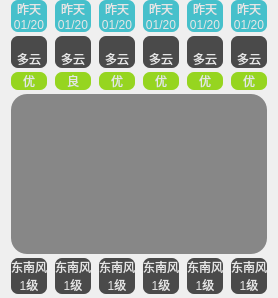
     <widget class="QWidget" name="widget04" native="true">
      <layout class="QVBoxLayout" name="verticalLayout_6">
       <property name="spacing">
        <number>0</number>
       </property>
       <property name="topMargin">
        <number>0</number>
       </property>
       <property name="bottomMargin">
        <number>4</number>
       </property>
       <item>
        <widget class="QWidget" name="widget0401" native="true">
         <property name="maximumSize">
          <size>
           <width>16777215</width>
           <height>50</height>
          </size>
         </property>
         <layout class="QGridLayout" name="gridLayout_3">
          <property name="leftMargin">
           <number>0</number>
          </property>
          <property name="topMargin">
           <number>0</number>
          </property>
          <property name="rightMargin">
           <number>0</number>
          </property>
          <property name="bottomMargin">
           <number>4</number>
          </property>
          <property name="horizontalSpacing">
           <number>8</number>
          </property>
          <property name="verticalSpacing">
           <number>0</number>
          </property>
          <item row="0" column="0">
           <widget class="QLabel" name="labelday0">
            <property name="styleSheet">
             <string notr="true">color: rgb(230, 230, 230);
background-color: rgb(70, 192, 203);
border-radius: 7px;
border-bottom-right-radius:0px;
border-bottom-left-radius:0px;</string>
            </property>
            <property name="text">
             <string>昨天</string>
            </property>
            <property name="alignment">
             <set>Qt::AlignBottom|Qt::AlignHCenter</set>
            </property>
           </widget>
          </item>
          <item row="0" column="1">
           <widget class="QLabel" name="labelday1">
            <property name="styleSheet">
             <string notr="true">color: rgb(230, 230, 230);
background-color: rgb(70, 192, 203);

border-radius: 7px;
border-bottom-right-radius:0px;
border-bottom-left-radius:0px;</string>
            </property>
            <property name="text">
             <string>昨天</string>
            </property>
            <property name="alignment">
             <set>Qt::AlignBottom|Qt::AlignHCenter</set>
            </property>
           </widget>
          </item>
          <item row="0" column="2">
           <widget class="QLabel" name="labelday2">
            <property name="styleSheet">
             <string notr="true">color: rgb(230, 230, 230);
background-color: rgb(70, 192, 203);

border-radius: 7px;
border-bottom-right-radius:0px;
border-bottom-left-radius:0px;</string>
            </property>
            <property name="text">
             <string>昨天</string>
            </property>
            <property name="alignment">
             <set>Qt::AlignBottom|Qt::AlignHCenter</set>
            </property>
           </widget>
          </item>
          <item row="0" column="3">
           <widget class="QLabel" name="labelday3">
            <property name="styleSheet">
             <string notr="true">color: rgb(230, 230, 230);
background-color: rgb(70, 192, 203);

border-radius: 7px;
border-bottom-right-radius:0px;
border-bottom-left-radius:0px;</string>
            </property>
            <property name="text">
             <string>昨天</string>
            </property>
            <property name="alignment">
             <set>Qt::AlignBottom|Qt::AlignHCenter</set>
            </property>
           </widget>
          </item>
          <item row="0" column="4">
           <widget class="QLabel" name="labelday4">
            <property name="styleSheet">
             <string notr="true">color: rgb(230, 230, 230);
background-color: rgb(70, 192, 203);

border-radius: 7px;
border-bottom-right-radius:0px;
border-bottom-left-radius:0px;</string>
            </property>
            <property name="text">
             <string>昨天</string>
            </property>
            <property name="alignment">
             <set>Qt::AlignBottom|Qt::AlignHCenter</set>
            </property>
           </widget>
          </item>
          <item row="0" column="5">
           <widget class="QLabel" name="labelday5">
            <property name="styleSheet">
             <string notr="true">color: rgb(230, 230, 230);
background-color: rgb(70, 192, 203);

border-radius: 7px;
border-bottom-right-radius:0px;
border-bottom-left-radius:0px;</string>
            </property>
            <property name="text">
             <string>昨天</string>
            </property>
            <property name="alignment">
             <set>Qt::AlignBottom|Qt::AlignHCenter</set>
            </property>
           </widget>
          </item>
          <item row="1" column="0">
           <widget class="QLabel" name="labelDate0">
            <property name="styleSheet">
             <string notr="true">color: rgb(230, 230, 230);
background-color: rgb(70, 192, 203);

border-radius: 7px;
border-top-left-radius:0px;
border-top-right-radius:0px;</string>
            </property>
            <property name="text">
             <string>01/20</string>
            </property>
            <property name="alignment">
             <set>Qt::AlignCenter</set>
            </property>
           </widget>
          </item>
          <item row="1" column="1">
           <widget class="QLabel" name="labelDate1">
            <property name="styleSheet">
             <string notr="true">color: rgb(230, 230, 230);
background-color: rgb(70, 192, 203);

border-radius: 7px;
border-top-left-radius:0px;
border-top-right-radius:0px;</string>
            </property>
            <property name="text">
             <string>01/20</string>
            </property>
            <property name="alignment">
             <set>Qt::AlignCenter</set>
            </property>
           </widget>
          </item>
          <item row="1" column="2">
           <widget class="QLabel" name="labelDate2">
            <property name="styleSheet">
             <string notr="true">color: rgb(230, 230, 230);
background-color: rgb(70, 192, 203);

border-radius: 7px;
border-top-left-radius:0px;
border-top-right-radius:0px;</string>
            </property>
            <property name="text">
             <string>01/20</string>
            </property>
            <property name="alignment">
             <set>Qt::AlignCenter</set>
            </property>
           </widget>
          </item>
          <item row="1" column="3">
           <widget class="QLabel" name="labelDate3">
            <property name="styleSheet">
             <string notr="true">color: rgb(230, 230, 230);
background-color: rgb(70, 192, 203);

border-radius: 7px;
border-top-left-radius:0px;
border-top-right-radius:0px;</string>
            </property>
            <property name="text">
             <string>01/20</string>
            </property>
            <property name="alignment">
             <set>Qt::AlignCenter</set>
            </property>
           </widget>
          </item>
          <item row="1" column="4">
           <widget class="QLabel" name="labelDate4">
            <property name="styleSheet">
             <string notr="true">color: rgb(230, 230, 230);
background-color: rgb(70, 192, 203);

border-radius: 7px;
border-top-left-radius:0px;
border-top-right-radius:0px;</string>
            </property>
            <property name="text">
             <string>01/20</string>
            </property>
            <property name="alignment">
             <set>Qt::AlignCenter</set>
            </property>
           </widget>
          </item>
          <item row="1" column="5">
           <widget class="QLabel" name="labelDate5">
            <property name="styleSheet">
             <string notr="true">color: rgb(230, 230, 230);
background-color: rgb(70, 192, 203);

border-radius: 7px;
border-top-left-radius:0px;
border-top-right-radius:0px;</string>
            </property>
            <property name="text">
             <string>01/20</string>
            </property>
            <property name="alignment">
             <set>Qt::AlignCenter</set>
            </property>
           </widget>
          </item>
         </layout>
        </widget>
       </item>
       <item>
        <widget class="QWidget" name="widget0402" native="true">
         <property name="maximumSize">
          <size>
           <width>16777215</width>
           <height>60</height>
          </size>
         </property>
         <layout class="QGridLayout" name="gridLayout_4">
          <property name="leftMargin">
           <number>0</number>
          </property>
          <property name="topMargin">
           <number>0</number>
          </property>
          <property name="rightMargin">
           <number>0</number>
          </property>
          <property name="bottomMargin">
           <number>4</number>
          </property>
          <property name="horizontalSpacing">
           <number>8</number>
          </property>
          <property name="verticalSpacing">
           <number>0</number>
          </property>
          <item row="1" column="4">
           <widget class="QLabel" name="lbweatherTypeDate4">
            <property name="styleSheet">
             <string notr="true">color: rgb(230, 230, 230);
background-color: rgb(74, 74, 74);
border-radius: 7px;
border-top-left-radius:0px;
border-top-right-radius:0px;</string>
            </property>
            <property name="text">
             <string>多云</string>
            </property>
            <property name="alignment">
             <set>Qt::AlignCenter</set>
            </property>
           </widget>
          </item>
          <item row="1" column="5">
           <widget class="QLabel" name="lbweatherTypeDate5">
            <property name="styleSheet">
             <string notr="true">color: rgb(230, 230, 230);
background-color: rgb(74, 74, 74);
border-radius: 7px;
border-top-left-radius:0px;
border-top-right-radius:0px;</string>
            </property>
            <property name="text">
             <string>多云</string>
            </property>
            <property name="alignment">
             <set>Qt::AlignCenter</set>
            </property>
           </widget>
          </item>
          <item row="0" column="1">
           <widget class="QLabel" name="labelWeaterIcon1">
            <property name="styleSheet">
             <string notr="true">color: rgb(230, 230, 230);
background-color: rgb(74, 74, 74);
border-radius: 7px;
border-bottom-right-radius:0px;
border-bottom-left-radius:0px;</string>
            </property>
            <property name="text">
             <string/>
            </property>
            <property name="pixmap">
             <pixmap>:/res/type/DuoYun.png</pixmap>
            </property>
            <property name="scaledContents">
             <bool>false</bool>
            </property>
            <property name="alignment">
             <set>Qt::AlignCenter</set>
            </property>
           </widget>
          </item>
          <item row="0" column="5">
           <widget class="QLabel" name="labelWeaterIcon5">
            <property name="styleSheet">
             <string notr="true">color: rgb(230, 230, 230);
background-color: rgb(74, 74, 74);
border-radius: 7px;
border-bottom-right-radius:0px;
border-bottom-left-radius:0px;</string>
            </property>
            <property name="text">
             <string/>
            </property>
            <property name="pixmap">
             <pixmap>:/res/type/DuoYun.png</pixmap>
            </property>
            <property name="scaledContents">
             <bool>false</bool>
            </property>
            <property name="alignment">
             <set>Qt::AlignCenter</set>
            </property>
           </widget>
          </item>
          <item row="0" column="0">
           <widget class="QLabel" name="labelWeaterIcon0">
            <property name="styleSheet">
             <string notr="true">color: rgb(230, 230, 230);
background-color: rgb(74, 74, 74);
border-radius: 7px;
border-bottom-right-radius:0px;
border-bottom-left-radius:0px;</string>
            </property>
            <property name="text">
             <string/>
            </property>
            <property name="pixmap">
             <pixmap>:/res/type/DuoYun.png</pixmap>
            </property>
            <property name="scaledContents">
             <bool>false</bool>
            </property>
            <property name="alignment">
             <set>Qt::AlignCenter</set>
            </property>
           </widget>
          </item>
          <item row="1" column="3">
           <widget class="QLabel" name="lbweatherTypeDate3">
            <property name="styleSheet">
             <string notr="true">color: rgb(230, 230, 230);
background-color: rgb(74, 74, 74);
border-radius: 7px;
border-top-left-radius:0px;
border-top-right-radius:0px;</string>
            </property>
            <property name="text">
             <string>多云</string>
            </property>
            <property name="alignment">
             <set>Qt::AlignCenter</set>
            </property>
           </widget>
          </item>
          <item row="0" column="4">
           <widget class="QLabel" name="labelWeaterIcon4">
            <property name="styleSheet">
             <string notr="true">color: rgb(230, 230, 230);
background-color: rgb(74, 74, 74);
border-radius: 7px;
border-bottom-right-radius:0px;
border-bottom-left-radius:0px;</string>
            </property>
            <property name="text">
             <string/>
            </property>
            <property name="pixmap">
             <pixmap>:/res/type/DuoYun.png</pixmap>
            </property>
            <property name="scaledContents">
             <bool>false</bool>
            </property>
            <property name="alignment">
             <set>Qt::AlignCenter</set>
            </property>
           </widget>
          </item>
          <item row="1" column="1">
           <widget class="QLabel" name="lbweatherTypeDate1">
            <property name="styleSheet">
             <string notr="true">color: rgb(230, 230, 230);
background-color: rgb(74, 74, 74);
border-radius: 7px;
border-top-left-radius:0px;
border-top-right-radius:0px;</string>
            </property>
            <property name="text">
             <string>多云</string>
            </property>
            <property name="alignment">
             <set>Qt::AlignCenter</set>
            </property>
           </widget>
          </item>
          <item row="0" column="3">
           <widget class="QLabel" name="labelWeaterIcon3">
            <property name="styleSheet">
             <string notr="true">color: rgb(230, 230, 230);
background-color: rgb(74, 74, 74);
border-radius: 7px;
border-bottom-right-radius:0px;
border-bottom-left-radius:0px;</string>
            </property>
            <property name="text">
             <string/>
            </property>
            <property name="pixmap">
             <pixmap>:/res/type/DuoYun.png</pixmap>
            </property>
            <property name="scaledContents">
             <bool>false</bool>
            </property>
            <property name="alignment">
             <set>Qt::AlignCenter</set>
            </property>
           </widget>
          </item>
          <item row="1" column="2">
           <widget class="QLabel" name="lbweatherTypeDate2">
            <property name="styleSheet">
             <string notr="true">color: rgb(230, 230, 230);
background-color: rgb(74, 74, 74);
border-radius: 7px;
border-top-left-radius:0px;
border-top-right-radius:0px;</string>
            </property>
            <property name="text">
             <string>多云</string>
            </property>
            <property name="alignment">
             <set>Qt::AlignCenter</set>
            </property>
           </widget>
          </item>
          <item row="0" column="2">
           <widget class="QLabel" name="labelWeaterIcon2">
            <property name="styleSheet">
             <string notr="true">color: rgb(230, 230, 230);
background-color: rgb(74, 74, 74);
border-radius: 7px;
border-bottom-right-radius:0px;
border-bottom-left-radius:0px;</string>
            </property>
            <property name="text">
             <string/>
            </property>
            <property name="pixmap">
             <pixmap>:/res/type/DuoYun.png</pixmap>
            </property>
            <property name="scaledContents">
             <bool>false</bool>
            </property>
            <property name="alignment">
             <set>Qt::AlignCenter</set>
            </property>
           </widget>
          </item>
          <item row="1" column="0">
           <widget class="QLabel" name="lbweatherTypeDate0">
            <property name="styleSheet">
             <string notr="true">color: rgb(230, 230, 230);
background-color: rgb(74, 74, 74);
border-radius: 7px;
border-top-left-radius:0px;
border-top-right-radius:0px;</string>
            </property>
            <property name="text">
             <string>多云</string>
            </property>
            <property name="alignment">
             <set>Qt::AlignCenter</set>
            </property>
           </widget>
          </item>
         </layout>
        </widget>
       </item>
       <item>
        <widget class="QWidget" name="widget0403" native="true">
         <property name="maximumSize">
          <size>
           <width>16777215</width>
           <height>40</height>
          </size>
         </property>
         <layout class="QHBoxLayout" name="horizontalLayout_7">
          <property name="spacing">
           <number>8</number>
          </property>
          <property name="leftMargin">
           <number>0</number>
          </property>
          <property name="topMargin">
           <number>0</number>
          </property>
          <property name="rightMargin">
           <number>0</number>
          </property>
          <property name="bottomMargin">
           <number>4</number>
          </property>
          <item>
           <widget class="QLabel" name="labelairq0">
            <property name="styleSheet">
             <string notr="true">color: rgb(230, 230, 230);
background-color: rgb(150, 213, 32);
border-radius: 7px;</string>
            </property>
            <property name="text">
             <string>优</string>
            </property>
            <property name="alignment">
             <set>Qt::AlignCenter</set>
            </property>
           </widget>
          </item>
          <item>
           <widget class="QLabel" name="labelairq1">
            <property name="styleSheet">
             <string notr="true">color: rgb(230, 230, 230);
background-color: rgb(150, 213, 32);

border-radius: 7px;</string>
            </property>
            <property name="text">
             <string>良</string>
            </property>
            <property name="alignment">
             <set>Qt::AlignCenter</set>
            </property>
           </widget>
          </item>
          <item>
           <widget class="QLabel" name="labelairq2">
            <property name="styleSheet">
             <string notr="true">color: rgb(230, 230, 230);
background-color: rgb(150, 213, 32);
border-radius: 7px;</string>
            </property>
            <property name="text">
             <string>优</string>
            </property>
            <property name="alignment">
             <set>Qt::AlignCenter</set>
            </property>
           </widget>
          </item>
          <item>
           <widget class="QLabel" name="labelairq3">
            <property name="styleSheet">
             <string notr="true">color: rgb(230, 230, 230);
background-color: rgb(150, 213, 32);
border-radius: 7px;</string>
            </property>
            <property name="text">
             <string>优</string>
            </property>
            <property name="alignment">
             <set>Qt::AlignCenter</set>
            </property>
           </widget>
          </item>
          <item>
           <widget class="QLabel" name="labelairq4">
            <property name="styleSheet">
             <string notr="true">color: rgb(230, 230, 230);
background-color: rgb(150, 213, 32);
border-radius: 7px;</string>
            </property>
            <property name="text">
             <string>优</string>
            </property>
            <property name="alignment">
             <set>Qt::AlignCenter</set>
            </property>
           </widget>
          </item>
          <item>
           <widget class="QLabel" name="labelairq5">
            <property name="styleSheet">
             <string notr="true">color: rgb(230, 230, 230);
background-color: rgb(150, 213, 32);
border-radius: 7px;</string>
            </property>
            <property name="text">
             <string>优</string>
            </property>
            <property name="alignment">
             <set>Qt::AlignCenter</set>
            </property>
           </widget>
          </item>
         </layout>
        </widget>
       </item>
       <item>
        <layout class="QGridLayout" name="gridLayout_6">
         <property name="spacing">
          <number>0</number>
         </property>
         <item row="0" column="0">
          <widget class="QWidget" name="widget0404" native="true">
           <property name="minimumSize">
            <size>
             <width>0</width>
             <height>80</height>
            </size>
           </property>
           <property name="maximumSize">
            <size>
             <width>16777215</width>
             <height>80</height>
            </size>
           </property>
           <property name="styleSheet">
            <string notr="true">
background-color: rgb(135, 135, 135);
border-radius: 16px;
border-bottom-right-radius:0px;
border-bottom-left-radius:0px;</string>
           </property>
          </widget>
         </item>
         <item row="1" column="0">
          <widget class="QWidget" name="widget0405" native="true">
           <property name="minimumSize">
            <size>
             <width>0</width>
             <height>80</height>
            </size>
           </property>
           <property name="maximumSize">
            <size>
             <width>16777215</width>
             <height>80</height>
            </size>
           </property>
           <property name="styleSheet">
            <string notr="true">background-color: rgb(135, 135, 135);
border-radius: 16px;
border-top-left-radius:0px;
border-top-right-radius:0px;</string>
           </property>
          </widget>
         </item>
        </layout>
       </item>
       <item>
        <widget class="QWidget" name="widget0406" native="true">
         <property name="maximumSize">
          <size>
           <width>16777215</width>
           <height>50</height>
          </size>
         </property>
         <layout class="QGridLayout" name="gridLayout_5">
          <property name="leftMargin">
           <number>0</number>
          </property>
          <property name="topMargin">
           <number>4</number>
          </property>
          <property name="rightMargin">
           <number>0</number>
          </property>
          <property name="bottomMargin">
           <number>0</number>
          </property>
          <property name="horizontalSpacing">
           <number>8</number>
          </property>
          <property name="verticalSpacing">
           <number>0</number>
          </property>
          <item row="1" column="5">
           <widget class="QLabel" name="labelFX5">
            <property name="styleSheet">
             <string notr="true">color: rgb(230, 230, 230);
background-color: rgb(74, 74, 74);
border-radius: 7px;
border-bottom-right-radius:0px;
border-bottom-left-radius:0px;</string>
            </property>
            <property name="text">
             <string>东南风</string>
            </property>
            <property name="scaledContents">
             <bool>false</bool>
            </property>
            <property name="alignment">
             <set>Qt::AlignCenter</set>
            </property>
           </widget>
          </item>
          <item row="1" column="3">
           <widget class="QLabel" name="labelFX3">
            <property name="styleSheet">
             <string notr="true">color: rgb(230, 230, 230);
background-color: rgb(74, 74, 74);
border-radius: 7px;
border-bottom-right-radius:0px;
border-bottom-left-radius:0px;</string>
            </property>
            <property name="text">
             <string>东南风</string>
            </property>
            <property name="scaledContents">
             <bool>false</bool>
            </property>
            <property name="alignment">
             <set>Qt::AlignCenter</set>
            </property>
           </widget>
          </item>
          <item row="2" column="5">
           <widget class="QLabel" name="labelFL5">
            <property name="styleSheet">
             <string notr="true">color: rgb(230, 230, 230);
background-color: rgb(74, 74, 74);
border-radius: 7px;
border-top-left-radius:0px;
border-top-right-radius:0px;</string>
            </property>
            <property name="text">
             <string>1级</string>
            </property>
            <property name="alignment">
             <set>Qt::AlignCenter</set>
            </property>
           </widget>
          </item>
          <item row="1" column="0">
           <widget class="QLabel" name="labelFX0">
            <property name="styleSheet">
             <string notr="true">color: rgb(230, 230, 230);
background-color: rgb(74, 74, 74);
border-radius: 7px;
border-bottom-right-radius:0px;
border-bottom-left-radius:0px;</string>
            </property>
            <property name="text">
             <string>东南风</string>
            </property>
            <property name="scaledContents">
             <bool>false</bool>
            </property>
            <property name="alignment">
             <set>Qt::AlignCenter</set>
            </property>
           </widget>
          </item>
          <item row="1" column="1">
           <widget class="QLabel" name="labelFX1">
            <property name="styleSheet">
             <string notr="true">color: rgb(230, 230, 230);
background-color: rgb(74, 74, 74);
border-radius: 7px;
border-bottom-right-radius:0px;
border-bottom-left-radius:0px;</string>
            </property>
            <property name="text">
             <string>东南风</string>
            </property>
            <property name="scaledContents">
             <bool>false</bool>
            </property>
            <property name="alignment">
             <set>Qt::AlignCenter</set>
            </property>
           </widget>
          </item>
          <item row="1" column="2">
           <widget class="QLabel" name="labelFX2">
            <property name="styleSheet">
             <string notr="true">color: rgb(230, 230, 230);
background-color: rgb(74, 74, 74);
border-radius: 7px;
border-bottom-right-radius:0px;
border-bottom-left-radius:0px;</string>
            </property>
            <property name="text">
             <string>东南风</string>
            </property>
            <property name="scaledContents">
             <bool>false</bool>
            </property>
            <property name="alignment">
             <set>Qt::AlignCenter</set>
            </property>
           </widget>
          </item>
          <item row="2" column="0">
           <widget class="QLabel" name="labelFL0">
            <property name="styleSheet">
             <string notr="true">color: rgb(230, 230, 230);
background-color: rgb(74, 74, 74);
border-radius: 7px;
border-top-left-radius:0px;
border-top-right-radius:0px;</string>
            </property>
            <property name="text">
             <string>1级</string>
            </property>
            <property name="alignment">
             <set>Qt::AlignCenter</set>
            </property>
           </widget>
          </item>
          <item row="2" column="3">
           <widget class="QLabel" name="labelFL3">
            <property name="styleSheet">
             <string notr="true">color: rgb(230, 230, 230);
background-color: rgb(74, 74, 74);
border-radius: 7px;
border-top-left-radius:0px;
border-top-right-radius:0px;</string>
            </property>
            <property name="text">
             <string>1级</string>
            </property>
            <property name="alignment">
             <set>Qt::AlignCenter</set>
            </property>
           </widget>
          </item>
          <item row="2" column="2">
           <widget class="QLabel" name="labelFL2">
            <property name="styleSheet">
             <string notr="true">color: rgb(230, 230, 230);
background-color: rgb(74, 74, 74);
border-radius: 7px;
border-top-left-radius:0px;
border-top-right-radius:0px;</string>
            </property>
            <property name="text">
             <string>1级</string>
            </property>
            <property name="alignment">
             <set>Qt::AlignCenter</set>
            </property>
           </widget>
          </item>
          <item row="2" column="4">
           <widget class="QLabel" name="labelFL4">
            <property name="styleSheet">
             <string notr="true">color: rgb(230, 230, 230);
background-color: rgb(74, 74, 74);
border-radius: 7px;
border-top-left-radius:0px;
border-top-right-radius:0px;</string>
            </property>
            <property name="text">
             <string>1级</string>
            </property>
            <property name="alignment">
             <set>Qt::AlignCenter</set>
            </property>
           </widget>
          </item>
          <item row="1" column="4">
           <widget class="QLabel" name="labelFX4">
            <property name="styleSheet">
             <string notr="true">color: rgb(230, 230, 230);
background-color: rgb(74, 74, 74);
border-radius: 7px;
border-bottom-right-radius:0px;
border-bottom-left-radius:0px;</string>
            </property>
            <property name="text">
             <string>东南风</string>
            </property>
            <property name="scaledContents">
             <bool>false</bool>
            </property>
            <property name="alignment">
             <set>Qt::AlignCenter</set>
            </property>
           </widget>
          </item>
          <item row="2" column="1">
           <widget class="QLabel" name="labelFL1">
            <property name="styleSheet">
             <string notr="true">color: rgb(230, 230, 230);
background-color: rgb(74, 74, 74);
border-radius: 7px;
border-top-left-radius:0px;
border-top-right-radius:0px;</string>
            </property>
            <property name="text">
             <string>1级</string>
            </property>
            <property name="alignment">
             <set>Qt::AlignCenter</set>
            </property>
           </widget>
          </item>
         </layout>
        </widget>
       </item>
      </layout>
     </widget>
